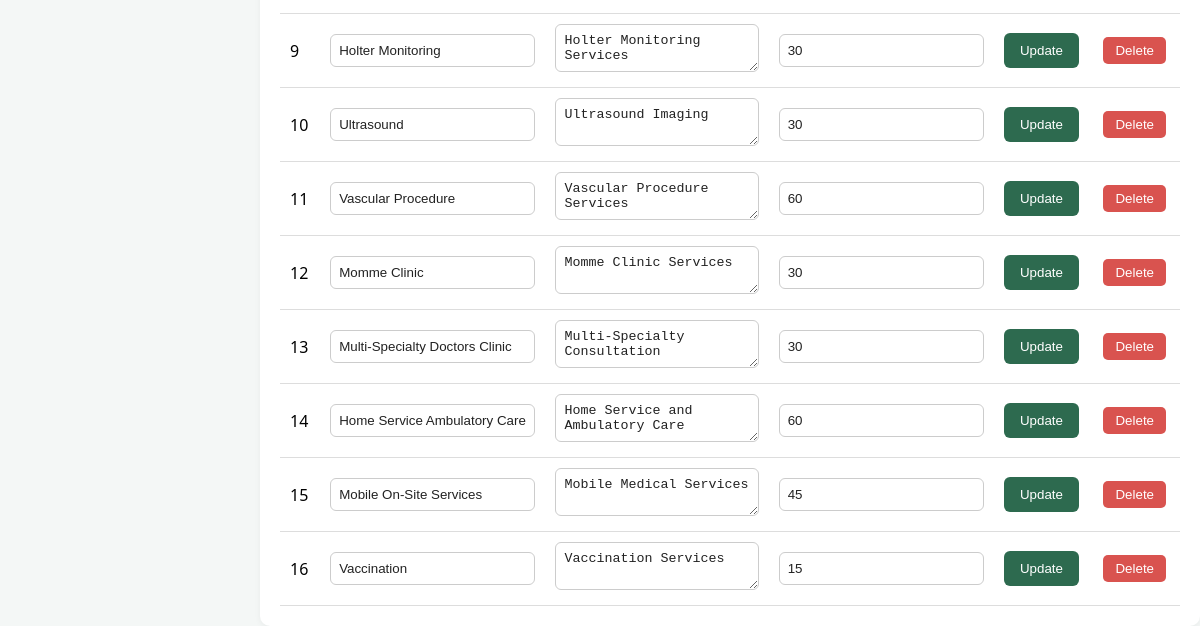
Before: /admin/manage_services.php (signed in, lower part) with the older database file.
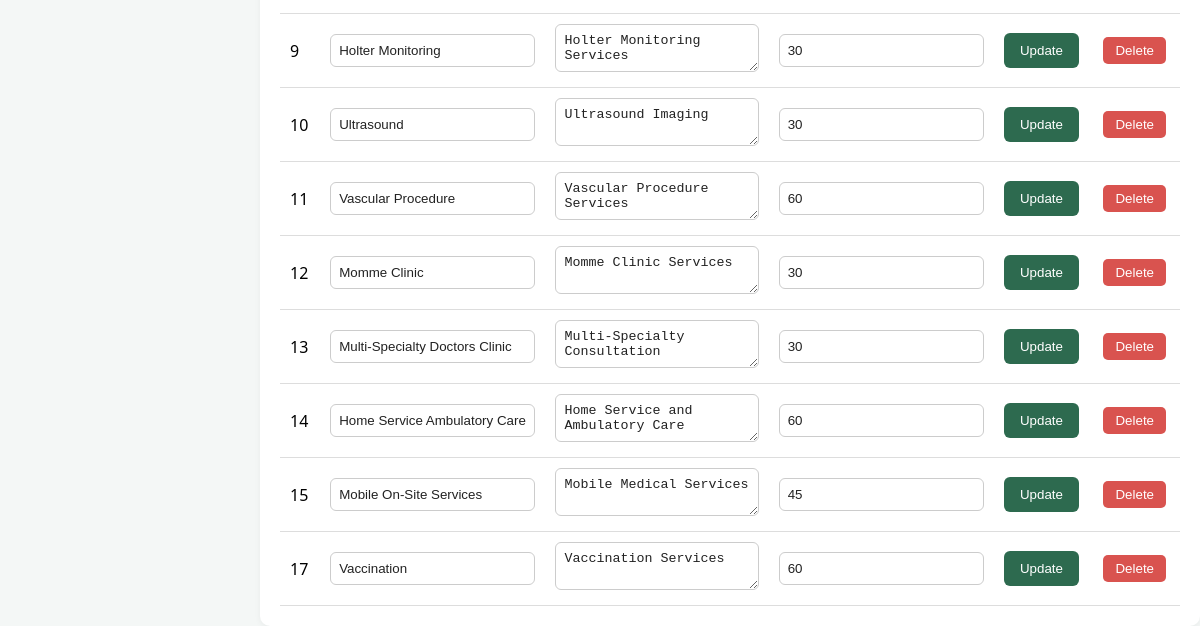
After: the same page with the newer database file.
### tables this page shows
CREATE TABLE `services` (
  `service_id` int(11) UNSIGNED NOT NULL COMMENT 'PK for services',
  `service_name` varchar(100) NOT NULL COMMENT 'Name of the clinic service',
  `description` text DEFAULT NULL COMMENT 'Description of service',
  `estimated_duration` int(11) UNSIGNED NOT NULL DEFAULT 30 COMMENT 'Estimated duration in minutes'
);

### admin/manage_services.php (the view, shortened to what this page needs)
<?php
require_once '../config/database.php';
$services = $conn->query("SELECT * FROM services ORDER BY service_id ASC");
?>
<!DOCTYPE html>
<html lang="en">
<head>
    <link rel="stylesheet" href="../assets/css/styles.css">
</head>
<body class="dashboard-page admin-page">
<div class="app-container">
    <main class="main-content">
        <div class="content-card">
            <table class="styled-table">
                <tbody>
                    <?php while ($row = $services->fetch_assoc()): ?>
                        <tr>
                            <form method="POST">
                                <td>
                                    <?= $row['service_id'] ?>
                                </td>
                                <td>
                                    <input type="text" name="service_name" value="<?= htmlspecialchars($row['service_name']) ?>" required>
                                </td>
                                <td>
                                    <textarea name="description" rows="2"><?= htmlspecialchars($row['description']) ?></textarea>
                                </td>
                                <td>
                                    <input type="number" name="estimated_duration" value="<?= $row['estimated_duration'] ?>" min="1" required>
                                </td>
                                <td>
                                    <button type="submit" name="update_service" class="btn-primary">Update</button>
                                </td>
                                <td>
                                    <button type="submit" name="delete_service" class="btn-danger" onclick="return confirm('Delete this service?');">Delete</button>
                                </td>
                            </form>
                        </tr>
                    <?php endwhile; ?>
                </tbody>
            </table>
        </div>
    </main>
</div>
</body>
</html>

Changed rows visible on the page:
removed services: service_id "16", service_name "Vaccination", description "Vaccination Services", estimated_duration "15"
added services: service_id "17", service_name "Vaccination", description "Vaccination Services", estimated_duration "60"
